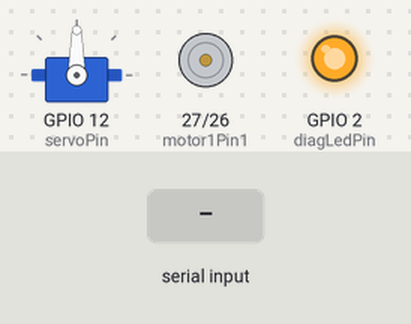
A sketch run on a simulated ESP32. Parts: servo, motor-driver pin pairs drawn as motors (green arrow = first pin HIGH = forward, orange = second pin HIGH = backward, longer = more drive, scaled by the enable pin), output pins drawn as LEDs (lit = HIGH). The test bench sets the inputs (shaded band). Nothing arrives over Bluetooth unless stated; what the sketch prints to the serial monitor is not drawn.

Above: at 1.7 s.
1.8 s: "rr\n" received over the second serial link
At 3.0 s:
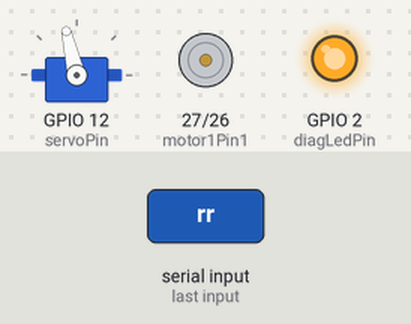
3.3 s: "ff\n" received over the second serial link
At 3.51 s:
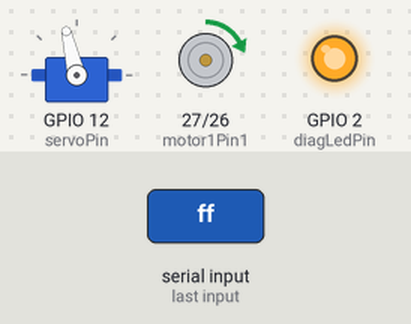
5.2 s: "ll\n" received over the second serial link
At 5.7 s:
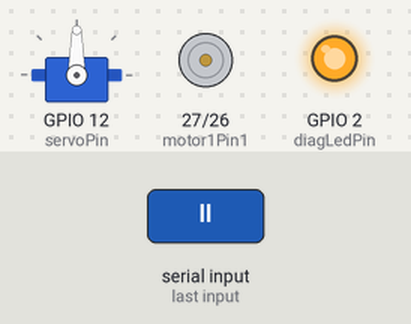
6.7 s: "bb\n" received over the second serial link
At 6.9 s:
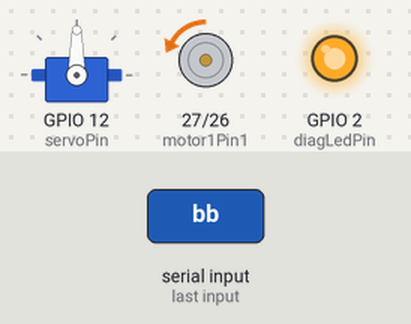
8.6 s: "f\n" received over the second serial link
At 8.8 s:
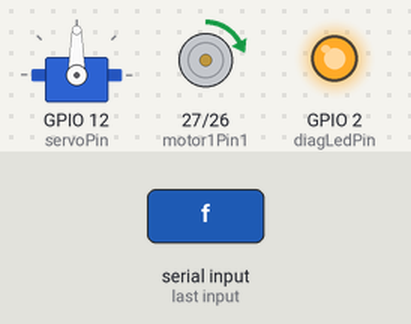
10.5 s: "b\n" received over the second serial link
At 10.7 s:
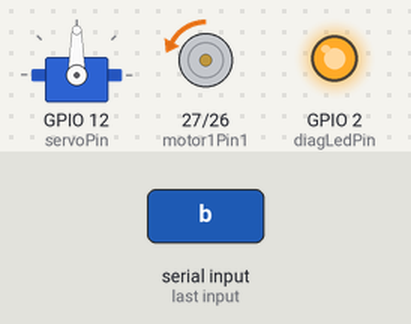
Timing chart, 0 to 13.4 s (numbered marks = the images above; inputs shaded):
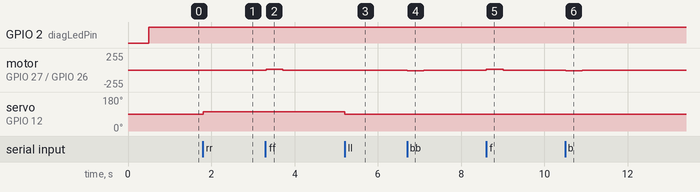

The sketch:

ManSRTOSPeddle.ino
```cpp
#include "BluetoothSerial.h"
#include <ESP32Servo.h>
#include "esp_system.h"

BluetoothSerial SerialBT;

// Diagnostic LED (on-board usually GPIO 2)
const int diagLedPin = 2;

// Motor A pins
const int motor1Pin1 = 27;
const int motor1Pin2 = 26;
const int enable1Pin = 14;

// Servo setup
Servo myServo;
const int servoPin    = 12;
int servoAngle        = 90;
const int tickStep    = 13;

// PWM properties
const int freq        = 60000;
const int pwmChannel  = 0;
const int resolution  = 10;

// Speed variables
int currentSpeedPercentage = 0;
bool goingForward          = true;
const int maxSpeed         = 1024;

// Queues
QueueHandle_t motorQueue;
QueueHandle_t servoQueue;

// Diagnostics state
bool wasConnected    = false;
unsigned long lastHeartbeat = 0;

// Convert reset reason to string
const char* resetReasonToString(esp_reset_reason_t r) {
  switch (r) {
    case ESP_RST_UNKNOWN:    return "Unknown";
    case ESP_RST_POWERON:    return "Power-on";
    case ESP_RST_EXT:        return "External reset";
    case ESP_RST_SW:         return "Software reset";
    case ESP_RST_PANIC:      return "Panic";
    case ESP_RST_INT_WDT:    return "Interrupt WDT";
    case ESP_RST_TASK_WDT:   return "Task WDT";
    case ESP_RST_WDT:        return "Other WDT";
    case ESP_RST_DEEPSLEEP:  return "Deep Sleep";
    case ESP_RST_BROWNOUT:   return "Brownout";
    case ESP_RST_SDIO:       return "SDIO";
    default:                 return "??";
  }
}

// Servo turning
void turnServo(const String &direction) {
  if (direction == "rr") {
    if (servoAngle < 180) {
      servoAngle += tickStep;
      myServo.write(servoAngle);
    }
    Serial.print("Turning right. Servo angle: ");
    Serial.println(servoAngle);
  } else if (direction == "ll") {
    if (servoAngle > 0) {
      servoAngle -= tickStep;
      myServo.write(servoAngle);
    }
    Serial.print("Turning left. Servo angle: ");
    Serial.println(servoAngle);
  } else {
    Serial.println("Invalid input for servo.");
  }
}

// Motor movement
void moveMotor(int speedPercentage, const String &direction) {
  int dutyCycle = (speedPercentage * maxSpeed) / 100;

  if (direction == "forward") {
    digitalWrite(motor1Pin1, HIGH);
    digitalWrite(motor1Pin2, LOW);
  } else {
    digitalWrite(motor1Pin1, LOW);
    digitalWrite(motor1Pin2, HIGH);
  }

  ledcWrite(enable1Pin, dutyCycle);

  Serial.print("Moving ");
  Serial.print(direction);
  Serial.print(" at ");
  Serial.print(speedPercentage);
  Serial.print("% (");
  Serial.print(dutyCycle);
  Serial.println(" duty cycle)");
}

// Motor control task
void motorControlTask(void *parameter) {
  String motorCommand;
  unsigned long lastPedalTime = 0;
  const int decelInterval = 150;
  const int noPressTimeout = 400;

  while (true) {
    if (!SerialBT.hasClient()) {
      ledcWrite(enable1Pin, 0);
      currentSpeedPercentage = 0;
      vTaskDelay(100 / portTICK_PERIOD_MS);
      continue;
    }

    if (xQueueReceive(motorQueue, &motorCommand, 10 / portTICK_PERIOD_MS)) {
      if (motorCommand == "ff") {
        goingForward = true;
        lastPedalTime = millis();
        currentSpeedPercentage = min(currentSpeedPercentage + 5, 100);
        moveMotor(currentSpeedPercentage, "forward");
      }
      else if (motorCommand == "bb") {
        goingForward = false;
        lastPedalTime = millis();
        currentSpeedPercentage = min(currentSpeedPercentage + 5, 100);
        moveMotor(currentSpeedPercentage, "backward");
      }
      else if (motorCommand == "ss") {
        lastPedalTime = 0;
      }
    }

    if (millis() - lastPedalTime > noPressTimeout && currentSpeedPercentage > 0) {
      static unsigned long lastDecel = 0;
      if (millis() - lastDecel >= decelInterval) {
        currentSpeedPercentage = max(currentSpeedPercentage - 30, 0);
        moveMotor(currentSpeedPercentage, goingForward ? "forward" : "backward");
        lastDecel = millis();
      }
    }

    vTaskDelay(10 / portTICK_PERIOD_MS);
  }
}

// Servo control task
void servoControlTask(void *parameter) {
  String servoCommand;
  while (true) {
    if (xQueueReceive(servoQueue, &servoCommand, portMAX_DELAY)) {
      turnServo(servoCommand);
    }
  }
}

void setup() {
  // Diagnostic LED
  pinMode(diagLedPin, OUTPUT);
  digitalWrite(diagLedPin, LOW);

  // Motor pins
  pinMode(motor1Pin1, OUTPUT);
  pinMode(motor1Pin2, OUTPUT);
  pinMode(enable1Pin, OUTPUT);
  ledcAttachChannel(enable1Pin, freq, resolution, pwmChannel);

  // Servo
  myServo.attach(servoPin);
  myServo.write(servoAngle);

  // Serial
  Serial.begin(115200);
  delay(500);

  // Print reset reason
  esp_reset_reason_t reason = esp_reset_reason();
  Serial.print("⟳ Boot! Reset reason: ");
  Serial.println(resetReasonToString(reason));

  // Start Bluetooth SPP (no PIN)
  if (!SerialBT.begin("ESP32test")) {
    Serial.println("❌ BT init failed!");
    while (1) { delay(100); }
  }
  Serial.println("✅ Bluetooth SPP started as \"ESP32test\"");

  // Create queues and tasks
  motorQueue = xQueueCreate(10, sizeof(String));
  servoQueue = xQueueCreate(10, sizeof(String));
  xTaskCreatePinnedToCore(motorControlTask, "Motor Task", 10000, NULL, 1, NULL, 0);
  xTaskCreatePinnedToCore(servoControlTask, "Servo Task", 10000, NULL, 1, NULL, 1);
}

void loop() {
  // Connection diagnostics
  bool isConnected = SerialBT.hasClient();
  if (isConnected != wasConnected) {
    Serial.println(isConnected ? "🔗 Client connected" : "❌ Client disconnected");
    digitalWrite(diagLedPin, isConnected ? HIGH : LOW);
    wasConnected = isConnected;
  }

  // Heartbeat
  if (millis() - lastHeartbeat >= 5000) {
    lastHeartbeat = millis();
    Serial.print("⏱ Uptime: ");
    Serial.print(millis() / 1000);
    Serial.print(" s, Free heap: ");
    Serial.println(ESP.getFreeHeap());
  }

  // Handle incoming BLE commands
  if (SerialBT.available()) {
    String input;
    while (SerialBT.available()) {
      char c = SerialBT.read();
      if (c == '\n' || c == '\r') break;
      input += c;
    }
    input.trim();
    input.toLowerCase();

    // Normalize single-letter to double-letter
    if      (input == "f") input = "ff";
    else if (input == "b") input = "bb";
    else if (input == "s") input = "ss";
    else if (input == "r") input = "rr";
    else if (input == "l") input = "ll";
    else if (input == "i") input = "ii";
    else if (input == "g") input = "gg";
    else if (input == "h") input = "hh";
    else if (input == "j") input = "jj";

    Serial.print("Received input: ");
    Serial.println(input);

    // Dispatch commands
    if      (input == "ii") {
      String m = "ff", s = "rr";
      xQueueSend(motorQueue, &m, portMAX_DELAY);
      xQueueSend(servoQueue, &s, portMAX_DELAY);
    }
    else if (input == "gg") {
      String m = "ff", s = "ll";
      xQueueSend(motorQueue, &m, portMAX_DELAY);
      xQueueSend(servoQueue, &s, portMAX_DELAY);
    }
    else if (input == "hh") {
      String m = "bb", s = "ll";
      xQueueSend(motorQueue, &m, portMAX_DELAY);
      xQueueSend(servoQueue, &s, portMAX_DELAY);
    }
    else if (input == "jj") {
      String m = "bb", s = "rr";
      xQueueSend(motorQueue, &m, portMAX_DELAY);
      xQueueSend(servoQueue, &s, portMAX_DELAY);
    }
    else if (input == "ff" || input == "bb" || input == "ss") {
      xQueueSend(motorQueue, &input, portMAX_DELAY);
    }
    else if (input == "rr" || input == "ll") {
      xQueueSend(servoQueue, &input, portMAX_DELAY);
    }
  }

  delay(10);
}
```

Measured:
- after the input at 1.8 s, servo on GPIO 12 (servoPin): 90° → 103° at once
- after the input at 3.3 s, motor on GPIO 27 (motor1Pin1) / GPIO 26 (motor1Pin2): stopped → forward 13/255 at once, → stopped 0.40 s later
- after the input at 5.2 s, servo on GPIO 12 (servoPin): 103° → 90° at once
- after the input at 6.7 s, motor on GPIO 27 (motor1Pin1) / GPIO 26 (motor1Pin2): stopped → backward 13/255 at once, → stopped 0.40 s later
- after the input at 8.6 s, motor on GPIO 27 (motor1Pin1) / GPIO 26 (motor1Pin2): stopped → forward 13/255 at once, → stopped 0.40 s later
- after the input at 10.5 s, motor on GPIO 27 (motor1Pin1) / GPIO 26 (motor1Pin2): stopped → backward 13/255 at once, → stopped 0.40 s later
